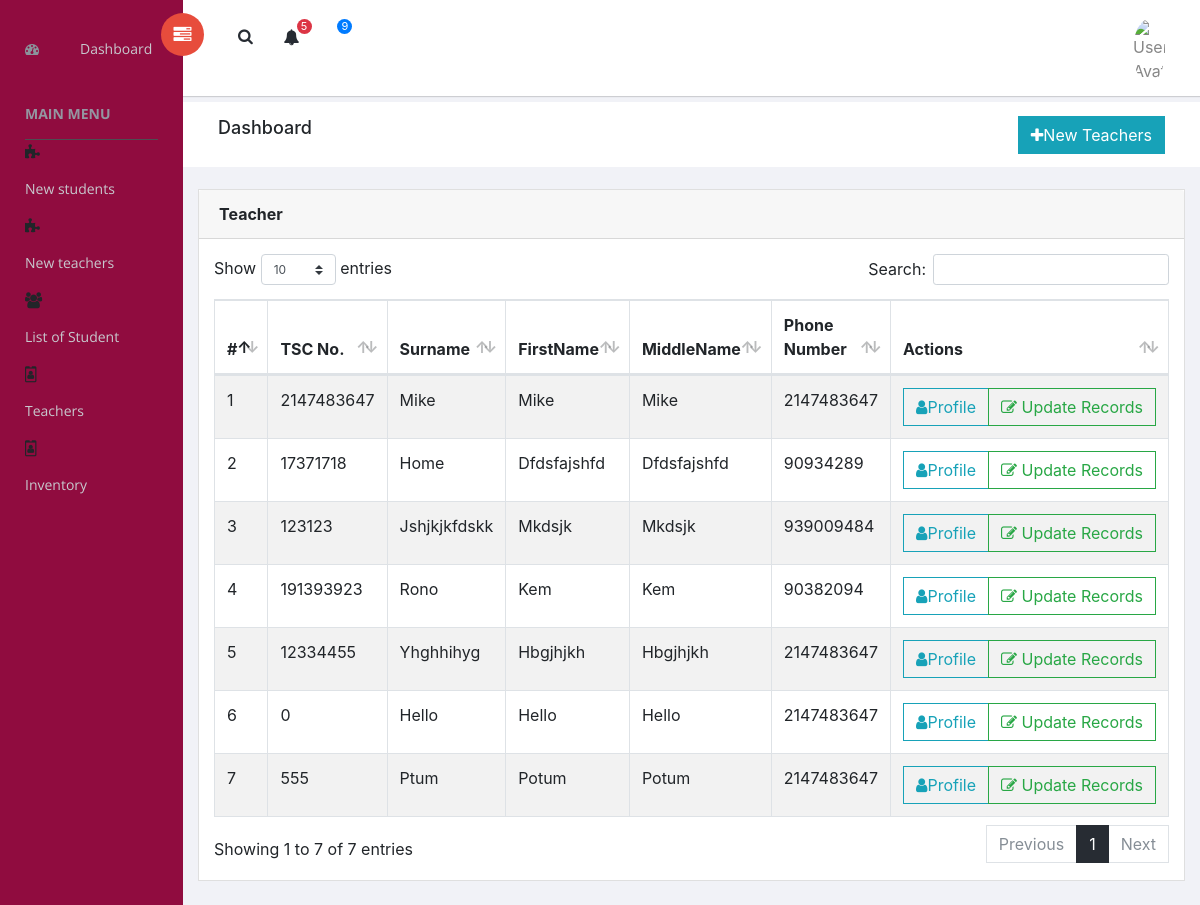
/Secretary/page-teachers.php (signed in), run on the app's committed database.
### tables this page shows
CREATE TABLE `teacher` (
  `Idno` int(50) NOT NULL,
  `TSC_No` int(50) NOT NULL,
  `Surname` varchar(50) NOT NULL,
  `Firstname` varchar(50) NOT NULL,
  `Middlename` varchar(50) NOT NULL,
  `Dateofbirth` date NOT NULL,
  `Gender` varchar(50) NOT NULL,
  `Homeaddress` varchar(50) NOT NULL,
  `Phone` int(50) NOT NULL,
  `Classes` varchar(50) NOT NULL,
  `Designation` varchar(50) NOT NULL,
  `DateEmp` date NOT NULL,
  `YearsExp` varchar(255) NOT NULL,
  `Email` varchar(50) NOT NULL,
  `Resume` int(20) NOT NULL,
  `Salary` int(50) NOT NULL,
  `Date` timestamp NOT NULL DEFAULT CURRENT_TIMESTAMP ON UPDATE CURRENT_TIMESTAMP,
  `Status` varchar(50) NOT NULL
);

### Secretary/page-teachers.php (the view, shortened to what this page needs)
<?php include 'head.php'; ?>
<?php include 'sidebar.php'; ?>
 <div id="right-panel" class="right-panel">
     <?php include '../Header.php'; ?>
     <div class="breadcrumbs">
         <div class="col-sm-4">
             <div class="page-header float-left">
                 <div class="page-title">
                     <h1>Dashboard</h1>
                 </div>
             </div>
         </div>
     <div class="col-sm-8">
             <div class="page-header float-right">
                 <div class="page-title">
                     <ol class="breadcrumb text-right">
                          <li><a href="page-newteachers.php" class="btn btn-info"><i class="fa fa-plus"></i>New Teachers</a></li>
                     </ol>
                 </div>
             </div>
         </div>
           </div>
     <div class="content mt-3">
         <div class="animated fadeIn">
             <div class="row">
             <div class="col-md-12">
                 <div class="card">
                     <div class="card-header">
                         <strong class="card-title">Teacher </strong>
                     </div>
                     <div class="card-body">
               <table id="bootstrap-data-table" class="table table-striped table-bordered">
                <thead>
                   <tr>
                     <th>#</th>
                     <th>TSC No.</th>
                     <th>Surname</th>
                     <th>FirstName</th>
                     <th>MiddleName</th>
                     <th>Phone Number</th>
                     <th>Actions</th>
                   </tr>
                 </thead>
                  <?php
                     $counter = 1;
                       include '../connect.php';
                             $result = "SELECT * FROM teacher";
                               $select= $db->query($result);
                          while($row=$select->fetch_assoc()):
                                     $Idno=$row['Idno'];
                                     $TSC_No=$row['TSC_No'];
                                     $Surname = $row['Surname'];
                                     $Middlename=$row['Middlename'];
                                     $Phone=$row['Phone'];
                         echo '<tr>';
                             ?>
                               <td><?php echo $counter;   $counter++; ?></td>
                                 <td><?php echo $TSC_No;?></td>
                                 <td><?php echo ucwords($Surname);?> </td>
                                 <td><?php echo  ucwords($Middlename); ?></td>
                                 <td><?php echo   ucwords($Middlename); ?></td>
                                  <td><?php echo $Phone;?></td>
                          <td>
                <div class="btn-group">
               <a href="#scrollmodal" class="btn btn-outline-info btn-md profile"
                          data-toggle="modal" id="<?php echo   $Idno; ?>"><i class="fa fa-user" aria-hidden="true"></i></i>Profile</a>
                 <a href="page-editteacher.php?edit=<?php echo $Idno; ?>"
                    class="btn btn-outline-success btn-md edit_teach"  >
                     <i class="fa fa-pencil-square-o" aria-hidden="true"></i>
                     Update Records</a>
                          </div>
                     </td>
                        <?php endwhile;
                   echo '</tr>'
                 ?>
               </table>
                     </div>
                 </div>
         </div>
     </div>
 </div>
<?php  include 'footer.php'; ?>

### data on the page
teacher: TSC_No "2147483647", Surname "Mike", Middlename "Mike", Phone "2147483647"
teacher: TSC_No "17371718", Surname "Home", Middlename "Dfdsfajshfd", Phone "90934289"
teacher: TSC_No "123123", Surname "Jshjkjkfdskk", Middlename "Mkdsjk", Phone "939009484"
teacher: TSC_No "191393923", Surname "Rono", Middlename "Kem", Phone "90382094"
teacher: TSC_No "12334455", Surname "Yhghhihyg", Middlename "Hbgjhjkh", Phone "2147483647"
teacher: TSC_No "0", Surname "Hello", Middlename "Hello", Phone "2147483647"
teacher: TSC_No "555", Surname "Ptum", Middlename "Potum", Phone "2147483647"
